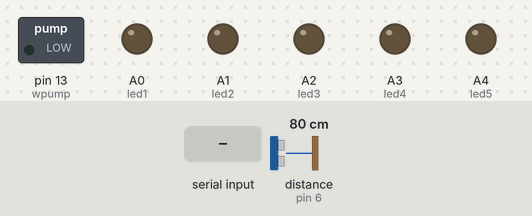
Recording of a sketch running on a simulated Arduino Uno, built with avr-gcc and run on an emulated ATmega328P. Parts: switched loads named in the sketch (green lamp = pin HIGH), output pins drawn as LEDs (lit = HIGH). Wiring (inferred from the names in the program): ultrasonic range finder: trigger pin 7; echo pin 6. The test bench sets the inputs (shaded band); at power-on: distance to the obstacle (sensor on pin 6) 80 cm. The echo pulse lasts 58.3 µs per cm; pins used as bus, display or sensor lines are not drawn; what the sketch prints to the serial monitor is not drawn.

Above: at 2.2 s.
2.3 s: distance to the obstacle (sensor on pin 6) set to 69 cm
3.8 s: distance to the obstacle (sensor on pin 6) set to 62 cm
At 4.9 s:
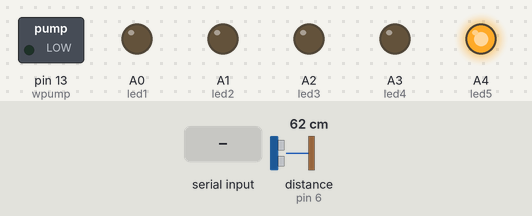
5.3 s: distance to the obstacle (sensor on pin 6) set to 48 cm
8.3 s: distance to the obstacle (sensor on pin 6) set to 41 cm
At 9.4 s:
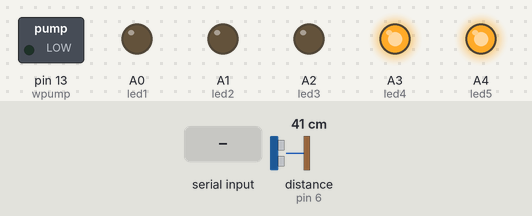
9.8 s: distance to the obstacle (sensor on pin 6) set to 35 cm
At 10.4 s:
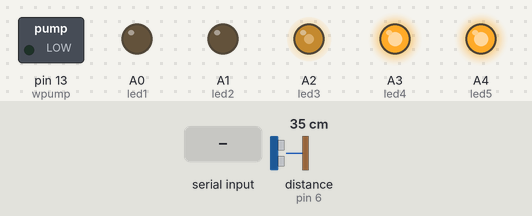
12.8 s: "30,150\n" received over the second serial link
Timing chart, 0 to 16.8 s (numbered marks = the images above; inputs shaded):
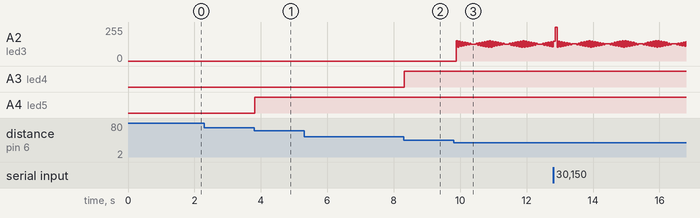

The sketch:

Arduino_IOT_Water_level.ino
```cpp
// iot water level monitoring

#include <SoftwareSerial.h>
SoftwareSerial nodemcu(11, 10);

#define trigpin 7 // digital pin 7
#define echopin 6 // digital pin 6

int wpump = 13; // water pump
int flag = 0;
int led1 = A0;
int led2 = A1;
int led3 = A2;
int led4 = A3;
int led5 = A4;
int duration, distance;

int firstVal;
String myString; // complete message from Arduino, which consistors of snesors data
char rdata; // received charactors
String cdata; // complete data


void setup()
{
  Serial.begin(9600);
  nodemcu.begin(9600);
  pinMode(trigpin, OUTPUT);
  pinMode(echopin, INPUT);
  pinMode(wpump, OUTPUT);
  digitalWrite(wpump, LOW);

  pinMode(led1, OUTPUT);
  pinMode(led2, OUTPUT);
  pinMode(led3, OUTPUT);
  pinMode(led4, OUTPUT);
  pinMode(led5, OUTPUT);

  digitalWrite(led1, LOW);
  digitalWrite(led2, LOW);
  digitalWrite(led3, LOW);
  digitalWrite(led4, LOW);
  digitalWrite(led5, LOW);

  delay(1000);
}

void loop()
{ if (nodemcu.available() == 0 )
  {
    ultrasonic();
  }
  if ( nodemcu.available() > 0 )
  {
    rdata = nodemcu.read();
    myString = myString + rdata;
    //Serial.print(rdata);
    if ( rdata == '\n')
    {
      Serial.println(myString);
      // new code
      String l = getValue(myString, ',', 0);
      firstVal = l.toInt(); //
      myString = "";
      if ( (firstVal == 10) && ( flag == 0) ) // turn off pump
      {
        digitalWrite(wpump, LOW);
        flag = 1;
      }
      if ( (firstVal == 11) && ( flag == 1) ) // turn ON pump
      {
        digitalWrite(wpump, HIGH);
        flag = 0;
      }
    }
  }
}

void ultrasonic()
{ digitalWrite(trigpin, HIGH);
  delayMicroseconds(1000);
  digitalWrite(trigpin, LOW);

  duration = pulseIn(echopin, HIGH);

  distance = ( duration / 2) / 29.1;
  distance = distance - 4;
  Serial.println("cm:");
  nodemcu.println(distance); // send to nodemcu module

  if (  (distance > 0) && (distance <= 10)   )
  {
    digitalWrite(led1, HIGH);
    digitalWrite(led2, HIGH);
    digitalWrite(led3, HIGH);
    digitalWrite(led4, HIGH);
    digitalWrite(led5, HIGH);
  } else if (  (distance > 10) && (distance <= 20)  )
  {
    digitalWrite(led1, LOW);
    digitalWrite(led2, HIGH);
    digitalWrite(led3, HIGH);
    digitalWrite(led4, HIGH);
    digitalWrite(led5, HIGH);
  } else if (  (distance > 20) && (distance <= 30)  )
  {
    digitalWrite(led1, LOW);
    digitalWrite(led2, LOW);
    digitalWrite(led3, HIGH);
    digitalWrite(led4, HIGH);
    digitalWrite(led5, HIGH);
  } else if (  (distance > 30) && (distance <= 40)  )
  {
    digitalWrite(led1, LOW);
    digitalWrite(led2, LOW);
    digitalWrite(led3, LOW);
    digitalWrite(led4, HIGH);
    digitalWrite(led5, HIGH);
  } else if (  (distance > 50) && (distance <= 60)  )
  {
    digitalWrite(led1, LOW);
    digitalWrite(led2, LOW);
    digitalWrite(led3, LOW);
    digitalWrite(led4, LOW);
    digitalWrite(led5, HIGH);
  } else if (  distance > 60 )
  {
    digitalWrite(led1, LOW);
    digitalWrite(led2, LOW);
    digitalWrite(led3, LOW);
    digitalWrite(led4, LOW);
    digitalWrite(led5, LOW);
  }
}

String getValue(String data, char separator, int index)
{
  int found = 0;
  int strIndex[] = { 0, -1 };
  int maxIndex = data.length() - 1;

  for (int i = 0; i <= maxIndex && found <= index; i++)
  {
    if (data.charAt(i) == separator || i == maxIndex)
    {
      found++;
      strIndex[0] = strIndex[1] + 1;
      strIndex[1] = (i == maxIndex) ? i + 1 : i;
    }
  }
  return found > index ? data.substring(strIndex[0], strIndex[1]) : "";
}
```

Measured:
- the behaviour switches between 66 and 65 cm on distance to the obstacle (sensor on pin 6) (found by bisection; images 0 and 1)
- the behaviour switches between 46 and 45 cm on distance to the obstacle (sensor on pin 6) (found by bisection; images 1 and 2)
- after the input at 2.3 s, every drawn part: stays the same
- after the input at 3.8 s, A4 (led5): LOW → HIGH at once
- after the input at 5.3 s, every drawn part: stays the same
- after the input at 8.3 s, A3 (led4): LOW → HIGH at once
